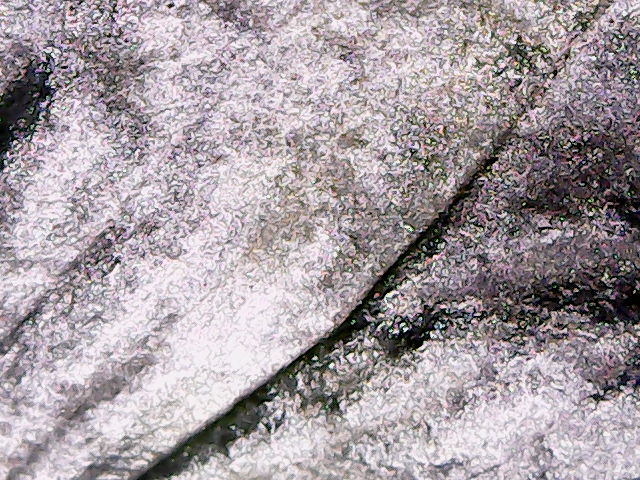
#> input picture noobee/tmp_FOR_PAPER/imgs3/H.png, 640 x 480 px, found by its file name
$ python test.py
#> lines starting #> are read from the running program, lines starting #| are printed output that depends on the picture; long printed decimals are rounded
import numpy as np
import cv2
import os
import matplotlib.pyplot as plt

pathname = os.path.join(os.getcwd(), "raw_data", "imgs")

H_raw = cv2.imread(os.path.join(pathname, "H.png"), 0)
#> H_raw: shape (480, 640); min 0, max 241, mean 159.2
V_raw = cv2.imread(os.path.join(pathname, "V.png"), 0)
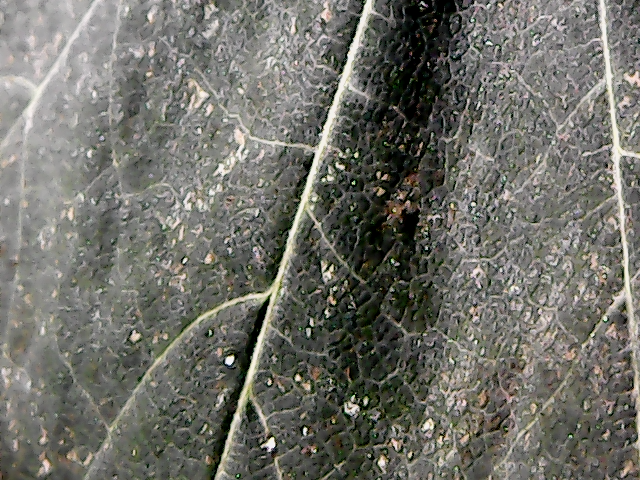
#> input picture noobee/sample_data/polarization/sugar-maple-3-white-specular/V.png, 640 x 480 px, found by its file name
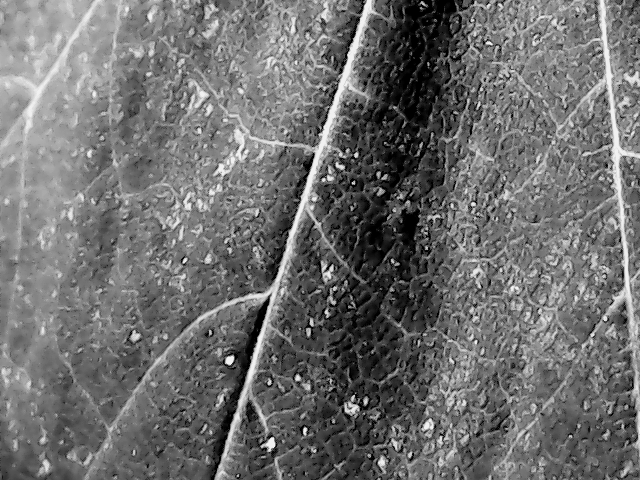
#> V_raw: shape (480, 640); min 0, max 241, mean 110.7

H = H_raw.ravel().astype(np.int16)
V = V_raw.ravel().astype(np.int16)
print(H.shape)
#| (307200,)
print (V.shape)
#| (307200,)
print (H)
#> (printed output is left out)
#plt.hist(H, bins=255)
#plt.hist(V, bins=255)
#plt.show()

S1 = []
for px1, px2 in zip(H, V):
    denom = px1 + px2
    if denom == 0:
        continue
    # [4 lines of commented-out code are left out]
    else:
        S = (px1-px2) / (px1+px2)
        #S[~np.isfinite(S)] = 0
        S1.append(S)
#> this loop made 307200 passes
#> (px1, px2, denom, S) on passes 1 to 12: (186, 141, 327, 0.138), (181, 170, 351, 0.0313), (158, 165, 323, -0.0217), (149, 165, 314, -0.051), (115, 174, 289, -0.204), (111, 166, 277, -0.199), (105, 153, 258, -0.186), (132, 165, 297, -0.111), (141, 169, 310, -0.0903), (172, 165, 337, 0.0208), (176, 164, 340, 0.0353), (187, 158, 345, 0.0841)
#> (denom, S) on passes 61 to 66: (313, -0.157), (331, -0.0997), (317, -0.174), (278, -0.345), (246, -0.528), (269, -0.45)
#> after the loop, S1 = 307138 items
S1 = np.array(S1)
print(S1)
#> (printed output is left out)
print("MEAN: {}".format(S1.mean()))
#| MEAN: 0.1667
print("STD: {}".format(S1.std()))
#| STD: 0.3625
#print(S1)
plt.hist(S1, bins=255)
plt.show()
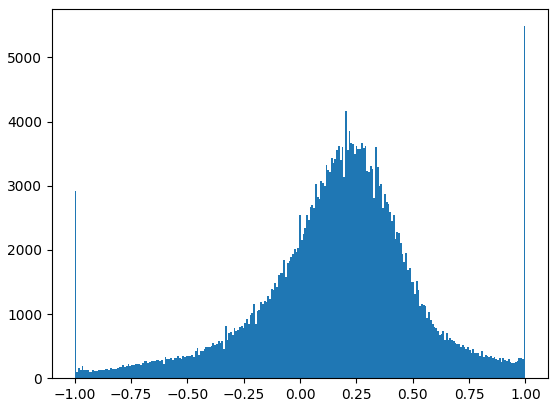
#> figure drawn by matplotlib, 1 panel; tallest bar 5486 high, from x = 0.992 to 1
